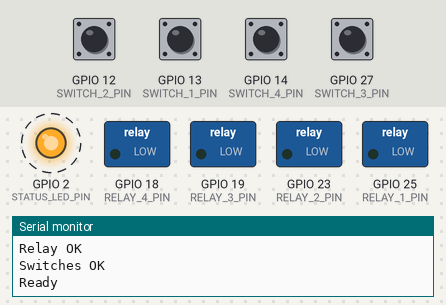
Recording of a program running on a simulated ESP32. Parts: switched loads named in the program (green lamp = pin HIGH), output pins drawn as LEDs (lit = HIGH), the last lines printed to the serial monitor. Dashed ring = blinking. Inputs (shaded band) come from the test bench; at power-on: GPIO 12 (SWITCH_2_PIN), GPIO 13 (SWITCH_1_PIN), GPIO 14 (SWITCH_4_PIN), GPIO 27 (SWITCH_3_PIN) HIGH.

Above: at 1.4 s.
1.5 s: GPIO 12 (SWITCH_2_PIN) pulled LOW for 0.15 s
At 2.6 s:
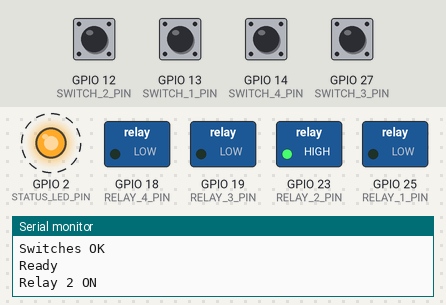
4.5 s: GPIO 13 (SWITCH_1_PIN) pulled LOW for 0.15 s
At 5.6 s:
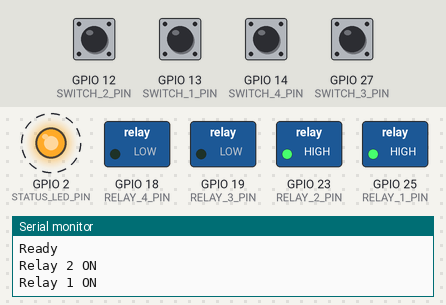
7.5 s: GPIO 14 (SWITCH_4_PIN) pulled LOW for 0.15 s
At 8.6 s:
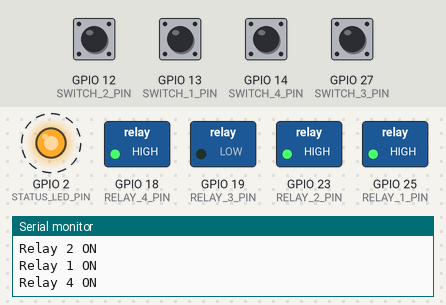
10.5 s: GPIO 27 (SWITCH_3_PIN) pulled LOW for 0.15 s
At 11.6 s:
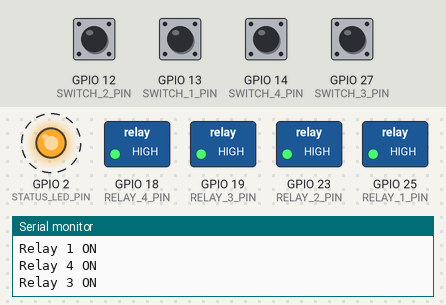
13.5 s: GPIO 12 (SWITCH_2_PIN) pulled LOW for 1 s
At 14.6 s:
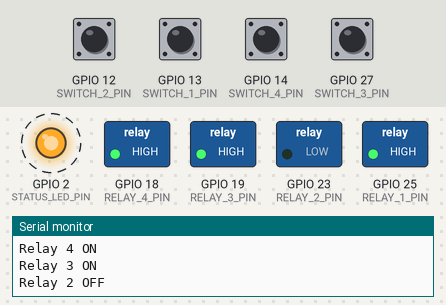
16.5 s: GPIO 13 (SWITCH_1_PIN) pulled LOW for 1 s
At 17.6 s:
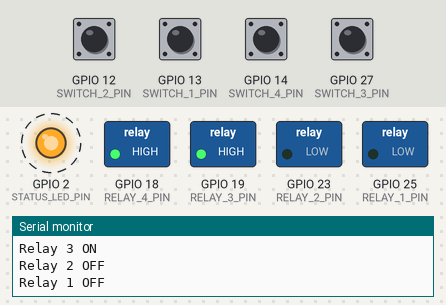
Timing chart, 0 to 20.5 s (numbered marks = the images above; inputs shaded):
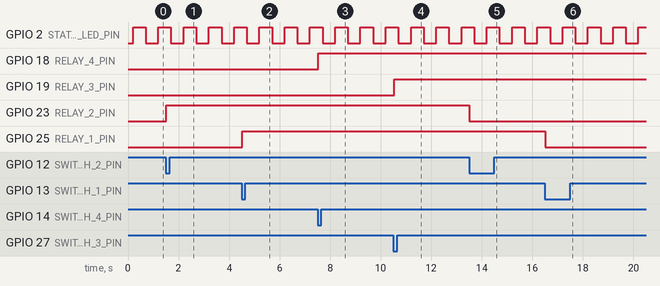

The program:

main.cpp
```cpp
#include <Arduino.h>

// Hardware Pin Definitions (Matching PCB Schematic)
#define RELAY_1_PIN   25
#define RELAY_2_PIN   23
#define RELAY_3_PIN   19
#define RELAY_4_PIN   18

#define SWITCH_1_PIN  13
#define SWITCH_2_PIN  12
#define SWITCH_3_PIN  27
#define SWITCH_4_PIN  14

#define STATUS_LED_PIN 2

const uint8_t relayPins[4]  = { RELAY_1_PIN, RELAY_2_PIN, RELAY_3_PIN, RELAY_4_PIN };
const uint8_t switchPins[4] = { SWITCH_1_PIN, SWITCH_2_PIN, SWITCH_3_PIN, SWITCH_4_PIN };

bool relayStates[4]  = { false, false, false, false };
bool switchStates[4] = { HIGH, HIGH, HIGH, HIGH };

// FreeRTOS Task Handles
TaskHandle_t xInputTaskHandle  = NULL;
TaskHandle_t xStatusTaskHandle = NULL;

void toggleRelay(int index) {
    if (index < 0 || index >= 4) return;
    relayStates[index] = !relayStates[index];
    digitalWrite(relayPins[index], relayStates[index] ? HIGH : LOW);

    Serial.print("Relay ");
    Serial.print(index + 1);
    Serial.println(relayStates[index] ? " ON" : " OFF");
}

// FreeRTOS Task 1: Read Switch Inputs with Debounce
void inputTask(void *pvParameters) {
    while (true) {
        for (int i = 0; i < 4; i++) {
            bool reading = digitalRead(switchPins[i]);
            if (reading != switchStates[i]) {
                switchStates[i] = reading;
                if (reading == LOW) { // Switch pressed (pull-up active low)
                    toggleRelay(i);
                }
            }
        }
        vTaskDelay(pdMS_TO_TICKS(30));
    }
}

// FreeRTOS Task 2: Heartbeat Status LED Blink
void statusTask(void *pvParameters) {
    while (true) {
        digitalWrite(STATUS_LED_PIN, HIGH);
        vTaskDelay(pdMS_TO_TICKS(500));
        digitalWrite(STATUS_LED_PIN, LOW);
        vTaskDelay(pdMS_TO_TICKS(500));
    }
}

void setup() {
    Serial.begin(115200);
    delay(200);

    Serial.println("Smart Home PCB");
    Serial.println("Firmware: 0.1");
    Serial.println("Starting...");

    // Initialize Relays (Default SAFE OFF State)
    for (int i = 0; i < 4; i++) {
        pinMode(relayPins[i], OUTPUT);
        digitalWrite(relayPins[i], LOW);
    }
    Serial.println("Relay OK");

    // Initialize Switch Inputs
    for (int i = 0; i < 4; i++) {
        pinMode(switchPins[i], INPUT_PULLUP);
    }
    Serial.println("Switches OK");

    // Initialize Status LED
    pinMode(STATUS_LED_PIN, OUTPUT);
    digitalWrite(STATUS_LED_PIN, LOW);

    Serial.println("Ready");

    // Create FreeRTOS tasks
    xTaskCreate(inputTask,  "InputTask",  2048, NULL, 2, &xInputTaskHandle);
    xTaskCreate(statusTask, "StatusTask", 1024, NULL, 1, &xStatusTaskHandle);
}

void loop() {
    vTaskDelay(pdMS_TO_TICKS(1000));
}
```

Measured:
- after the input at 1.5 s, GPIO 23 (RELAY_2_PIN): LOW → HIGH at once
- after the input at 4.5 s, GPIO 25 (RELAY_1_PIN): LOW → HIGH at once
- after the input at 7.5 s, GPIO 18 (RELAY_4_PIN): LOW → HIGH at once
- after the input at 10.5 s, GPIO 19 (RELAY_3_PIN): LOW → HIGH at once
- after the input at 13.5 s, GPIO 23 (RELAY_2_PIN): HIGH → LOW at once
- after the input at 16.5 s, GPIO 25 (RELAY_1_PIN): HIGH → LOW at once
- by itself, GPIO 2 (STATUS_LED_PIN): alternates HIGH for 0.50 s and LOW for 0.50 s
